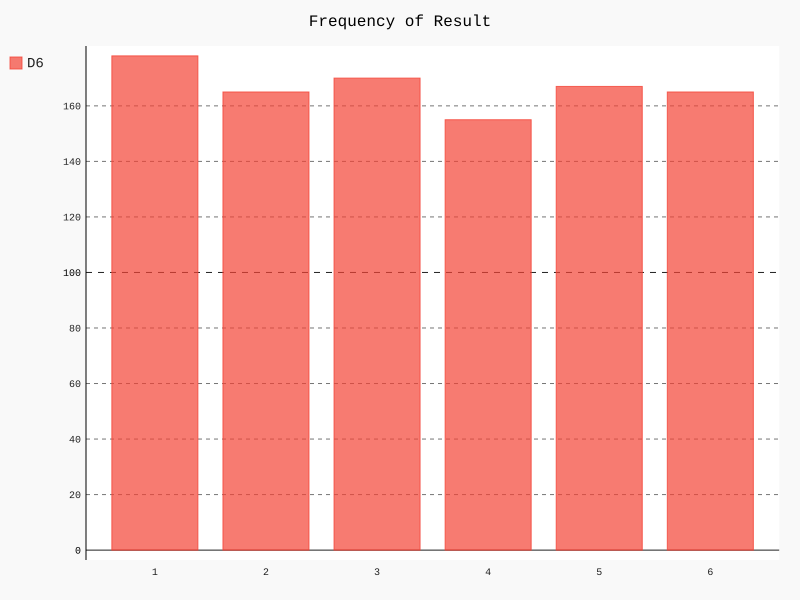

This chart was generated by the following Python code:
from die_visual.die import Die
import pygal

die=Die()

#多次投掷骰子，将结果记录在列表中
results=[]
for roll_num in range(1000):
    result=die.roll()
    results.append(result)

#分析结果
frequencys =[]
for value in range(1,die.num_sides+1):
    frequency=results.count(value)
    frequencys.append(frequency)

#对结果可视化
hist=pygal.Bar()

hist.title='Result of rolling one D6 1000 times'
hist.x_labels=['1','2','3','4','5','6']
hist._x_title='Result'
hist.title='Frequency of Result'

hist.add('D6',frequencys)
hist.render_to_file('die_visual.svg')  #必须为svg  此文件在浏览器中打开
